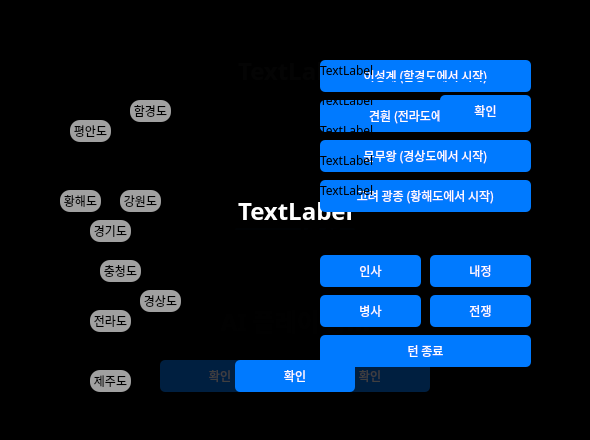
<?xml version="1.0" encoding="UTF-8"?>
<ui version="4.0">
 <class>MainWindow</class>
 <widget class="QDialog" name="MainWindow">
  <property name="geometry">
   <rect>
    <x>0</x>
    <y>0</y>
    <width>590</width>
    <height>440</height>
   </rect>
  </property>
  <property name="font">
   <font>
    <family>Nanum Gothic</family>
   </font>
  </property>
  <property name="windowTitle">
   <string>&lt;Total War : KOREA&gt;</string>
  </property>
  <widget class="QWidget" name="buttonGrid" native="true">
   <property name="enabled">
    <bool>true</bool>
   </property>
   <property name="geometry">
    <rect>
     <x>40</x>
     <y>40</y>
     <width>191</width>
     <height>361</height>
    </rect>
   </property>
   <widget class="QToolButton" name="map5">
    <property name="geometry">
     <rect>
      <x>50</x>
      <y>180</y>
      <width>41</width>
      <height>22</height>
     </rect>
    </property>
    <property name="font">
     <font>
      <family>Nanum Gothic</family>
     </font>
    </property>
    <property name="autoFillBackground">
     <bool>false</bool>
    </property>
    <property name="styleSheet">
     <string notr="true">color: #000000; border-radius: 10px; background-color: #A0FFFFFF;</string>
    </property>
    <property name="text">
     <string>경기도</string>
    </property>
   </widget>
   <widget class="QToolButton" name="map6">
    <property name="geometry">
     <rect>
      <x>60</x>
      <y>220</y>
      <width>41</width>
      <height>22</height>
     </rect>
    </property>
    <property name="font">
     <font>
      <family>Nanum Gothic</family>
     </font>
    </property>
    <property name="autoFillBackground">
     <bool>false</bool>
    </property>
    <property name="styleSheet">
     <string notr="true">color: #000000; border-radius: 10px; background-color: #A0FFFFFF;</string>
    </property>
    <property name="text">
     <string>충청도</string>
    </property>
   </widget>
   <widget class="QToolButton" name="map8">
    <property name="geometry">
     <rect>
      <x>50</x>
      <y>270</y>
      <width>41</width>
      <height>22</height>
     </rect>
    </property>
    <property name="font">
     <font>
      <family>Nanum Gothic</family>
     </font>
    </property>
    <property name="autoFillBackground">
     <bool>false</bool>
    </property>
    <property name="styleSheet">
     <string notr="true">color: #000000; border-radius: 10px; background-color: #A0FFFFFF;</string>
    </property>
    <property name="text">
     <string>전라도</string>
    </property>
   </widget>
   <widget class="QToolButton" name="map7">
    <property name="geometry">
     <rect>
      <x>100</x>
      <y>250</y>
      <width>41</width>
      <height>22</height>
     </rect>
    </property>
    <property name="font">
     <font>
      <family>Nanum Gothic</family>
     </font>
    </property>
    <property name="autoFillBackground">
     <bool>false</bool>
    </property>
    <property name="styleSheet">
     <string notr="true">color: #000000; border-radius: 10px; background-color: #A0FFFFFF;</string>
    </property>
    <property name="text">
     <string>경상도</string>
    </property>
   </widget>
   <widget class="QToolButton" name="map4">
    <property name="geometry">
     <rect>
      <x>20</x>
      <y>150</y>
      <width>41</width>
      <height>22</height>
     </rect>
    </property>
    <property name="font">
     <font>
      <family>Nanum Gothic</family>
     </font>
    </property>
    <property name="autoFillBackground">
     <bool>false</bool>
    </property>
    <property name="styleSheet">
     <string notr="true">color: #000000; border-radius: 10px; background-color: #A0FFFFFF;</string>
    </property>
    <property name="text">
     <string>황해도</string>
    </property>
   </widget>
   <widget class="QToolButton" name="map3">
    <property name="geometry">
     <rect>
      <x>80</x>
      <y>150</y>
      <width>41</width>
      <height>22</height>
     </rect>
    </property>
    <property name="font">
     <font>
      <family>Nanum Gothic</family>
     </font>
    </property>
    <property name="autoFillBackground">
     <bool>false</bool>
    </property>
    <property name="styleSheet">
     <string notr="true">color: #000000; border-radius: 10px; background-color: #A0FFFFFF;</string>
    </property>
    <property name="text">
     <string>강원도</string>
    </property>
   </widget>
   <widget class="QToolButton" name="map1">
    <property name="geometry">
     <rect>
      <x>90</x>
      <y>60</y>
      <width>41</width>
      <height>22</height>
     </rect>
    </property>
    <property name="font">
     <font>
      <family>Nanum Gothic</family>
     </font>
    </property>
    <property name="acceptDrops">
     <bool>false</bool>
    </property>
    <property name="autoFillBackground">
     <bool>false</bool>
    </property>
    <property name="styleSheet">
     <string notr="true">color: #000000; border-radius: 10px; background-color: #A0FFFFFF;</string>
    </property>
    <property name="text">
     <string>함경도</string>
    </property>
    <property name="checkable">
     <bool>false</bool>
    </property>
    <property name="checked">
     <bool>false</bool>
    </property>
    <property name="autoRaise">
     <bool>false</bool>
    </property>
   </widget>
   <widget class="QToolButton" name="map2">
    <property name="geometry">
     <rect>
      <x>30</x>
      <y>80</y>
      <width>41</width>
      <height>22</height>
     </rect>
    </property>
    <property name="font">
     <font>
      <family>Nanum Gothic</family>
     </font>
    </property>
    <property name="autoFillBackground">
     <bool>false</bool>
    </property>
    <property name="styleSheet">
     <string notr="true">color: #000000; border-radius: 10px; background-color: #A0FFFFFF;</string>
    </property>
    <property name="text">
     <string>평안도</string>
    </property>
   </widget>
   <widget class="QToolButton" name="map9">
    <property name="geometry">
     <rect>
      <x>50</x>
      <y>330</y>
      <width>41</width>
      <height>22</height>
     </rect>
    </property>
    <property name="font">
     <font>
      <family>Nanum Gothic</family>
     </font>
    </property>
    <property name="autoFillBackground">
     <bool>false</bool>
    </property>
    <property name="styleSheet">
     <string notr="true">color: #000000; border-radius: 10px; background-color: #A0FFFFFF;</string>
    </property>
    <property name="text">
     <string>제주도</string>
    </property>
   </widget>
  </widget>
  <widget class="QLabel" name="imageView">
   <property name="geometry">
    <rect>
     <x>20</x>
     <y>20</y>
     <width>291</width>
     <height>371</height>
    </rect>
   </property>
   <property name="text">
    <string>imageView</string>
   </property>
  </widget>
  <widget class="QWidget" name="container3" native="true">
   <property name="geometry">
    <rect>
     <x>290</x>
     <y>15</y>
     <width>251</width>
     <height>191</height>
    </rect>
   </property>
   <property name="styleSheet">
    <string notr="true"/>
   </property>
   <widget class="QLabel" name="label3">
    <property name="geometry">
     <rect>
      <x>30</x>
      <y>75</y>
      <width>200</width>
      <height>20</height>
     </rect>
    </property>
    <property name="font">
     <font>
      <family>Nanum Gothic</family>
     </font>
    </property>
    <property name="text">
     <string>TextLabel</string>
    </property>
   </widget>
   <widget class="QLabel" name="label2">
    <property name="geometry">
     <rect>
      <x>30</x>
      <y>45</y>
      <width>200</width>
      <height>20</height>
     </rect>
    </property>
    <property name="font">
     <font>
      <family>Nanum Gothic</family>
     </font>
    </property>
    <property name="text">
     <string>TextLabel</string>
    </property>
   </widget>
   <widget class="QLabel" name="label4">
    <property name="geometry">
     <rect>
      <x>30</x>
      <y>105</y>
      <width>221</width>
      <height>20</height>
     </rect>
    </property>
    <property name="font">
     <font>
      <family>Nanum Gothic</family>
     </font>
    </property>
    <property name="text">
     <string>TextLabel</string>
    </property>
   </widget>
   <widget class="QLabel" name="title3">
    <property name="geometry">
     <rect>
      <x>10</x>
      <y>10</y>
      <width>141</width>
      <height>21</height>
     </rect>
    </property>
    <property name="font">
     <font>
      <family>NanumGothic</family>
      <pointsize>17</pointsize>
      <weight>75</weight>
      <bold>true</bold>
     </font>
    </property>
    <property name="text">
     <string>상태</string>
    </property>
   </widget>
   <widget class="QLabel" name="label6">
    <property name="geometry">
     <rect>
      <x>30</x>
      <y>165</y>
      <width>201</width>
      <height>20</height>
     </rect>
    </property>
    <property name="font">
     <font>
      <family>Nanum Gothic</family>
     </font>
    </property>
    <property name="text">
     <string>TextLabel</string>
    </property>
   </widget>
   <widget class="QLabel" name="label5">
    <property name="geometry">
     <rect>
      <x>30</x>
      <y>135</y>
      <width>201</width>
      <height>20</height>
     </rect>
    </property>
    <property name="font">
     <font>
      <family>Nanum Gothic</family>
     </font>
    </property>
    <property name="text">
     <string>TextLabel</string>
    </property>
   </widget>
  </widget>
  <widget class="QWidget" name="container2" native="true">
   <property name="geometry">
    <rect>
     <x>260</x>
     <y>210</y>
     <width>311</width>
     <height>201</height>
    </rect>
   </property>
   <property name="styleSheet">
    <string notr="true"/>
   </property>
   <widget class="QPushButton" name="btn2">
    <property name="geometry">
     <rect>
      <x>170</x>
      <y>45</y>
      <width>101</width>
      <height>32</height>
     </rect>
    </property>
    <property name="font">
     <font>
      <family>Nanum Gothic</family>
     </font>
    </property>
    <property name="toolTip">
     <string>선택된 영웅의 정치에 비례하여 농업도를 향상</string>
    </property>
    <property name="styleSheet">
     <string notr="true">border-radius: 5px;background-color: #007aff;color: white;</string>
    </property>
    <property name="text">
     <string>내정</string>
    </property>
    <property name="autoDefault">
     <bool>false</bool>
    </property>
   </widget>
   <widget class="QPushButton" name="btn3">
    <property name="geometry">
     <rect>
      <x>60</x>
      <y>85</y>
      <width>101</width>
      <height>32</height>
     </rect>
    </property>
    <property name="font">
     <font>
      <family>Nanum Gothic</family>
     </font>
    </property>
    <property name="toolTip">
     <string>모집 or 훈련 중 한 행동을 할 수 있습니다.</string>
    </property>
    <property name="styleSheet">
     <string notr="true">border-radius: 5px;background-color: #007aff;color: white;</string>
    </property>
    <property name="text">
     <string>병사</string>
    </property>
    <property name="autoDefault">
     <bool>false</bool>
    </property>
   </widget>
   <widget class="QPushButton" name="btn4">
    <property name="geometry">
     <rect>
      <x>170</x>
      <y>85</y>
      <width>101</width>
      <height>32</height>
     </rect>
    </property>
    <property name="font">
     <font>
      <family>Nanum Gothic</family>
     </font>
    </property>
    <property name="toolTip">
     <string>인접한 적군의 영지를 선택해 공격</string>
    </property>
    <property name="styleSheet">
     <string notr="true">border-radius: 5px;background-color: #007aff;color: white;</string>
    </property>
    <property name="text">
     <string>전쟁</string>
    </property>
    <property name="autoDefault">
     <bool>false</bool>
    </property>
   </widget>
   <widget class="QPushButton" name="btn1">
    <property name="enabled">
     <bool>true</bool>
    </property>
    <property name="geometry">
     <rect>
      <x>60</x>
      <y>45</y>
      <width>101</width>
      <height>32</height>
     </rect>
    </property>
    <property name="font">
     <font>
      <family>Nanum Gothic</family>
     </font>
    </property>
    <property name="toolTip">
     <string>탐색(한번) or 등용(한번) or 이동(무제한) 중 한 행동을 할 수 있습니다.</string>
    </property>
    <property name="whatsThis">
     <string/>
    </property>
    <property name="styleSheet">
     <string notr="true">border-radius: 5px;background-color: #007aff;color: white;</string>
    </property>
    <property name="text">
     <string>인사</string>
    </property>
    <property name="autoDefault">
     <bool>false</bool>
    </property>
   </widget>
   <widget class="QLabel" name="title2">
    <property name="geometry">
     <rect>
      <x>40</x>
      <y>10</y>
      <width>121</width>
      <height>21</height>
     </rect>
    </property>
    <property name="font">
     <font>
      <family>NanumGothic</family>
      <pointsize>17</pointsize>
      <weight>75</weight>
      <bold>true</bold>
     </font>
    </property>
    <property name="text">
     <string>액션</string>
    </property>
   </widget>
   <widget class="QPushButton" name="btn5">
    <property name="geometry">
     <rect>
      <x>60</x>
      <y>125</y>
      <width>211</width>
      <height>32</height>
     </rect>
    </property>
    <property name="font">
     <font>
      <family>Nanum Gothic</family>
     </font>
    </property>
    <property name="styleSheet">
     <string notr="true">border-radius: 5px;background-color: #007aff;color: white;</string>
    </property>
    <property name="text">
     <string>턴 종료</string>
    </property>
    <property name="autoDefault">
     <bool>false</bool>
    </property>
   </widget>
  </widget>
  <widget class="QWidget" name="container4" native="true">
   <property name="enabled">
    <bool>true</bool>
   </property>
   <property name="geometry">
    <rect>
     <x>260</x>
     <y>15</y>
     <width>311</width>
     <height>131</height>
    </rect>
   </property>
   <property name="styleSheet">
    <string notr="true"/>
   </property>
   <widget class="QLabel" name="title4">
    <property name="geometry">
     <rect>
      <x>40</x>
      <y>10</y>
      <width>101</width>
      <height>21</height>
     </rect>
    </property>
    <property name="font">
     <font>
      <family>NanumGothic</family>
      <pointsize>17</pointsize>
      <weight>75</weight>
      <bold>true</bold>
     </font>
    </property>
    <property name="text">
     <string>ID 입력</string>
    </property>
   </widget>
   <widget class="QLineEdit" name="id">
    <property name="geometry">
     <rect>
      <x>60</x>
      <y>45</y>
      <width>207</width>
      <height>21</height>
     </rect>
    </property>
    <property name="font">
     <font>
      <kerning>false</kerning>
     </font>
    </property>
    <property name="acceptDrops">
     <bool>false</bool>
    </property>
    <property name="statusTip">
     <string notr="true"/>
    </property>
    <property name="styleSheet">
     <string notr="true">border-bottom: 1.5px solid #007aff; background-color:#00000000; border-top: 0;</string>
    </property>
    <property name="frame">
     <bool>false</bool>
    </property>
   </widget>
   <widget class="QPushButton" name="btn_id_confirm">
    <property name="geometry">
     <rect>
      <x>180</x>
      <y>80</y>
      <width>91</width>
      <height>32</height>
     </rect>
    </property>
    <property name="font">
     <font>
      <family>Nanum Gothic</family>
      <underline>false</underline>
     </font>
    </property>
    <property name="styleSheet">
     <string notr="true">border-radius: 5px;background-color: #007aff;color: white;</string>
    </property>
    <property name="text">
     <string>확인</string>
    </property>
    <property name="autoDefault">
     <bool>false</bool>
    </property>
   </widget>
  </widget>
  <widget class="QWidget" name="container5" native="true">
   <property name="enabled">
    <bool>true</bool>
   </property>
   <property name="geometry">
    <rect>
     <x>260</x>
     <y>15</y>
     <width>311</width>
     <height>221</height>
    </rect>
   </property>
   <property name="styleSheet">
    <string notr="true"/>
   </property>
   <widget class="QPushButton" name="btn_hero_2">
    <property name="geometry">
     <rect>
      <x>60</x>
      <y>85</y>
      <width>211</width>
      <height>32</height>
     </rect>
    </property>
    <property name="font">
     <font>
      <family>Nanum Gothic</family>
     </font>
    </property>
    <property name="styleSheet">
     <string notr="true">border-radius: 5px;background-color: #007aff;color: white;</string>
    </property>
    <property name="text">
     <string>견훤 (전라도에서 시작)</string>
    </property>
    <property name="autoDefault">
     <bool>false</bool>
    </property>
   </widget>
   <widget class="QPushButton" name="btn_hero_1">
    <property name="enabled">
     <bool>true</bool>
    </property>
    <property name="geometry">
     <rect>
      <x>60</x>
      <y>45</y>
      <width>211</width>
      <height>32</height>
     </rect>
    </property>
    <property name="font">
     <font>
      <family>Nanum Gothic</family>
     </font>
    </property>
    <property name="styleSheet">
     <string notr="true">border-radius: 5px;background-color: #007aff;color: white;</string>
    </property>
    <property name="text">
     <string>이성계 (함경도에서 시작)</string>
    </property>
    <property name="autoDefault">
     <bool>false</bool>
    </property>
   </widget>
   <widget class="QLabel" name="title5">
    <property name="geometry">
     <rect>
      <x>40</x>
      <y>10</y>
      <width>121</width>
      <height>21</height>
     </rect>
    </property>
    <property name="font">
     <font>
      <family>NanumGothic</family>
      <pointsize>17</pointsize>
      <weight>75</weight>
      <bold>true</bold>
     </font>
    </property>
    <property name="text">
     <string>영웅 선택</string>
    </property>
   </widget>
   <widget class="QPushButton" name="btn_hero_3">
    <property name="enabled">
     <bool>true</bool>
    </property>
    <property name="geometry">
     <rect>
      <x>60</x>
      <y>125</y>
      <width>211</width>
      <height>32</height>
     </rect>
    </property>
    <property name="font">
     <font>
      <family>Nanum Gothic</family>
     </font>
    </property>
    <property name="styleSheet">
     <string notr="true">border-radius: 5px;background-color: #007aff;color: white;</string>
    </property>
    <property name="text">
     <string>문무왕 (경상도에서 시작)</string>
    </property>
    <property name="autoDefault">
     <bool>false</bool>
    </property>
   </widget>
   <widget class="QPushButton" name="btn_hero_4">
    <property name="geometry">
     <rect>
      <x>60</x>
      <y>165</y>
      <width>211</width>
      <height>32</height>
     </rect>
    </property>
    <property name="font">
     <font>
      <family>Nanum Gothic</family>
     </font>
    </property>
    <property name="styleSheet">
     <string notr="true">border-radius: 5px;background-color: #007aff;color: white;</string>
    </property>
    <property name="text">
     <string>고려 광종 (황해도에서 시작)</string>
    </property>
    <property name="autoDefault">
     <bool>false</bool>
    </property>
   </widget>
  </widget>
  <widget class="QWidget" name="alertDialog" native="true">
   <property name="geometry">
    <rect>
     <x>0</x>
     <y>0</y>
     <width>590</width>
     <height>440</height>
    </rect>
   </property>
   <property name="styleSheet">
    <string notr="true">background-color: #BF000000;</string>
   </property>
   <widget class="QPushButton" name="alert_btn">
    <property name="geometry">
     <rect>
      <x>235</x>
      <y>360</y>
      <width>120</width>
      <height>32</height>
     </rect>
    </property>
    <property name="font">
     <font>
      <family>Nanum Gothic</family>
     </font>
    </property>
    <property name="styleSheet">
     <string notr="true">border-radius: 5px;background-color: #007aff;color: white;</string>
    </property>
    <property name="text">
     <string>확인</string>
    </property>
    <property name="autoDefault">
     <bool>false</bool>
    </property>
   </widget>
   <widget class="QLabel" name="alert_label">
    <property name="geometry">
     <rect>
      <x>0</x>
      <y>140</y>
      <width>591</width>
      <height>141</height>
     </rect>
    </property>
    <property name="font">
     <font>
      <family>Nanum Gothic</family>
      <pointsize>18</pointsize>
      <weight>75</weight>
      <bold>true</bold>
     </font>
    </property>
    <property name="styleSheet">
     <string notr="true">background-color:#00000000; color:white;</string>
    </property>
    <property name="text">
     <string>TextLabel</string>
    </property>
    <property name="alignment">
     <set>Qt::AlignCenter</set>
    </property>
   </widget>
  </widget>
  <widget class="QWidget" name="selectionDialog" native="true">
   <property name="geometry">
    <rect>
     <x>0</x>
     <y>0</y>
     <width>590</width>
     <height>440</height>
    </rect>
   </property>
   <property name="styleSheet">
    <string notr="true">background-color: #BF000000;</string>
   </property>
   <widget class="QPushButton" name="selection_cancel_btn">
    <property name="geometry">
     <rect>
      <x>160</x>
      <y>360</y>
      <width>120</width>
      <height>32</height>
     </rect>
    </property>
    <property name="font">
     <font>
      <family>Nanum Gothic</family>
     </font>
    </property>
    <property name="styleSheet">
     <string notr="true">border-radius: 5px;background-color: #007aff;color: white;</string>
    </property>
    <property name="text">
     <string>확인</string>
    </property>
    <property name="autoDefault">
     <bool>false</bool>
    </property>
   </widget>
   <widget class="QLabel" name="selection_label">
    <property name="geometry">
     <rect>
      <x>0</x>
      <y>140</y>
      <width>591</width>
      <height>141</height>
     </rect>
    </property>
    <property name="font">
     <font>
      <family>Nanum Gothic</family>
      <pointsize>18</pointsize>
      <weight>75</weight>
      <bold>true</bold>
     </font>
    </property>
    <property name="styleSheet">
     <string notr="true">background-color:#00000000; color:white;</string>
    </property>
    <property name="text">
     <string>TextLabel</string>
    </property>
    <property name="alignment">
     <set>Qt::AlignCenter</set>
    </property>
   </widget>
   <widget class="QPushButton" name="selection_accept_btn">
    <property name="geometry">
     <rect>
      <x>310</x>
      <y>360</y>
      <width>120</width>
      <height>32</height>
     </rect>
    </property>
    <property name="font">
     <font>
      <family>Nanum Gothic</family>
     </font>
    </property>
    <property name="styleSheet">
     <string notr="true">border-radius: 5px;background-color: #007aff;color: white;</string>
    </property>
    <property name="text">
     <string>확인</string>
    </property>
    <property name="autoDefault">
     <bool>false</bool>
    </property>
   </widget>
  </widget>
  <widget class="QWidget" name="listDialog" native="true">
   <property name="geometry">
    <rect>
     <x>0</x>
     <y>0</y>
     <width>590</width>
     <height>440</height>
    </rect>
   </property>
   <property name="styleSheet">
    <string notr="true">background-color: #BF000000;</string>
   </property>
  </widget>
  <widget class="QWidget" name="inputDialog" native="true">
   <property name="geometry">
    <rect>
     <x>0</x>
     <y>0</y>
     <width>590</width>
     <height>440</height>
    </rect>
   </property>
   <property name="styleSheet">
    <string notr="true">background-color: #BF000000;</string>
   </property>
   <widget class="QLineEdit" name="line_edit">
    <property name="geometry">
     <rect>
      <x>235</x>
      <y>210</y>
      <width>120</width>
      <height>20</height>
     </rect>
    </property>
    <property name="font">
     <font>
      <family>NanumGothic</family>
     </font>
    </property>
    <property name="styleSheet">
     <string notr="true">border-bottom: 1.5px solid #007aff; background-color:#00000000; border-top: 0; color:white;</string>
    </property>
    <property name="inputMethodHints">
     <set>Qt::ImhNone</set>
    </property>
    <property name="alignment">
     <set>Qt::AlignCenter</set>
    </property>
   </widget>
   <widget class="QLabel" name="input_label">
    <property name="geometry">
     <rect>
      <x>0</x>
      <y>0</y>
      <width>591</width>
      <height>141</height>
     </rect>
    </property>
    <property name="font">
     <font>
      <family>Nanum Gothic</family>
      <pointsize>18</pointsize>
      <weight>75</weight>
      <bold>true</bold>
     </font>
    </property>
    <property name="styleSheet">
     <string notr="true">background-color:#00000000; color:white;</string>
    </property>
    <property name="text">
     <string>TextLabel</string>
    </property>
    <property name="alignment">
     <set>Qt::AlignCenter</set>
    </property>
   </widget>
   <widget class="QPushButton" name="input_accept_btn">
    <property name="geometry">
     <rect>
      <x>235</x>
      <y>360</y>
      <width>120</width>
      <height>32</height>
     </rect>
    </property>
    <property name="font">
     <font>
      <family>Nanum Gothic</family>
     </font>
    </property>
    <property name="styleSheet">
     <string notr="true">border-radius: 5px;background-color: #007aff;color: white;</string>
    </property>
    <property name="text">
     <string>확인</string>
    </property>
    <property name="autoDefault">
     <bool>false</bool>
    </property>
   </widget>
   <widget class="QPushButton" name="input_accept_war_btn">
    <property name="geometry">
     <rect>
      <x>235</x>
      <y>360</y>
      <width>120</width>
      <height>32</height>
     </rect>
    </property>
    <property name="font">
     <font>
      <family>Nanum Gothic</family>
     </font>
    </property>
    <property name="styleSheet">
     <string notr="true">border-radius: 5px;background-color: #007aff;color: white;</string>
    </property>
    <property name="text">
     <string>확인</string>
    </property>
    <property name="autoDefault">
     <bool>false</bool>
    </property>
   </widget>
  </widget>
  <widget class="QWidget" name="loadingDialog" native="true">
   <property name="geometry">
    <rect>
     <x>0</x>
     <y>0</y>
     <width>590</width>
     <height>440</height>
    </rect>
   </property>
   <property name="styleSheet">
    <string notr="true">background-color: #BF000000;</string>
   </property>
   <widget class="QLabel" name="loading_image">
    <property name="geometry">
     <rect>
      <x>245</x>
      <y>170</y>
      <width>100</width>
      <height>100</height>
     </rect>
    </property>
    <property name="styleSheet">
     <string notr="true">background-color:#00000000;</string>
    </property>
    <property name="text">
     <string>TextLabel</string>
    </property>
    <property name="alignment">
     <set>Qt::AlignCenter</set>
    </property>
   </widget>
   <widget class="QLabel" name="loading_label">
    <property name="geometry">
     <rect>
      <x>0</x>
      <y>250</y>
      <width>591</width>
      <height>141</height>
     </rect>
    </property>
    <property name="font">
     <font>
      <family>Nanum Gothic</family>
      <pointsize>18</pointsize>
      <weight>75</weight>
      <bold>true</bold>
     </font>
    </property>
    <property name="styleSheet">
     <string notr="true">background-color:#00000000; color:white;</string>
    </property>
    <property name="text">
     <string>AI 플레이 중...</string>
    </property>
    <property name="alignment">
     <set>Qt::AlignCenter</set>
    </property>
   </widget>
  </widget>
  <zorder>loadingDialog</zorder>
  <zorder>inputDialog</zorder>
  <zorder>listDialog</zorder>
  <zorder>selectionDialog</zorder>
  <zorder>alertDialog</zorder>
  <zorder>container5</zorder>
  <zorder>imageView</zorder>
  <zorder>container3</zorder>
  <zorder>buttonGrid</zorder>
  <zorder>container2</zorder>
  <zorder>container4</zorder>
 </widget>
 <resources/>
 <connections/>
</ui>
